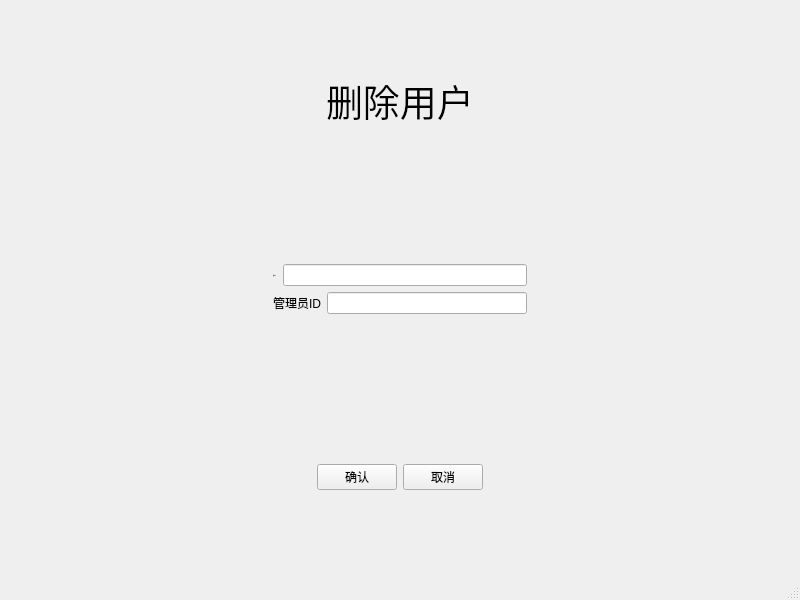
<?xml version="1.0" encoding="UTF-8"?>
<ui version="4.0">
 <class>Property_Managerdel</class>
 <widget class="QMainWindow" name="Property_Managerdel">
  <property name="geometry">
   <rect>
    <x>0</x>
    <y>0</y>
    <width>800</width>
    <height>600</height>
   </rect>
  </property>
  <property name="windowTitle">
   <string>MainWindow</string>
  </property>
  <property name="styleSheet">
   <string notr="true">QLineEdit[name=&quot;le&quot;]{border-radius:4px;min-height:30px;border:2px solid gray;max-width:300px;min-width:300px}
QLabel[name=&quot;ti&quot;]{font:30px 宋体;color:black;}
QPushButton[name=&quot;pu&quot;]{border-radius:4px;background-color:#409eff;color:white;font-size:25px;min-height:50px;min-width:120px;padding:0 20px;}
QWidget[name=&quot;bg&quot;]{background-color:white;}

</string>
  </property>
  <widget class="QWidget" name="centralwidget">
   <layout class="QGridLayout" name="gridLayout_5">
    <item row="0" column="0">
     <layout class="QGridLayout" name="gridLayout_3">
      <item row="0" column="0">
       <widget class="QWidget" name="widget_2" native="true">
        <property name="name" stdset="0">
         <string>bg</string>
        </property>
        <layout class="QGridLayout" name="gridLayout_4">
         <item row="0" column="1">
          <widget class="QLabel" name="label">
           <property name="palette">
            <palette>
             <active/>
             <inactive/>
             <disabled/>
            </palette>
           </property>
           <property name="font">
            <font>
             <family>黑体</family>
             <pointsize>28</pointsize>
            </font>
           </property>
           <property name="text">
            <string>删除用户</string>
           </property>
          </widget>
         </item>
         <item row="0" column="2">
          <spacer name="horizontalSpacer_3">
           <property name="orientation">
            <enum>Qt::Horizontal</enum>
           </property>
           <property name="sizeHint" stdset="0">
            <size>
             <width>40</width>
             <height>20</height>
            </size>
           </property>
          </spacer>
         </item>
         <item row="0" column="0">
          <spacer name="horizontalSpacer_2">
           <property name="orientation">
            <enum>Qt::Horizontal</enum>
           </property>
           <property name="sizeHint" stdset="0">
            <size>
             <width>40</width>
             <height>20</height>
            </size>
           </property>
          </spacer>
         </item>
        </layout>
       </widget>
      </item>
      <item row="1" column="0">
       <widget class="QWidget" name="widget_3" native="true">
        <property name="name" stdset="0">
         <string>bg</string>
        </property>
        <layout class="QGridLayout" name="gridLayout_2">
         <item row="0" column="0">
          <spacer name="horizontalSpacer_5">
           <property name="orientation">
            <enum>Qt::Horizontal</enum>
           </property>
           <property name="sizeHint" stdset="0">
            <size>
             <width>40</width>
             <height>20</height>
            </size>
           </property>
          </spacer>
         </item>
         <item row="0" column="1">
          <layout class="QVBoxLayout" name="verticalLayout">
           <item>
            <layout class="QHBoxLayout" name="horizontalLayout_2">
             <item>
              <widget class="QLabel" name="label_2">
               <property name="font">
                <font>
                 <family>宋体</family>
                 <pointsize>-1</pointsize>
                 <weight>50</weight>
                 <italic>false</italic>
                 <bold>false</bold>
                </font>
               </property>
               <property name="text">
                <string>用户ID</string>
               </property>
               <property name="name" stdset="0">
                <string>ti</string>
               </property>
              </widget>
             </item>
             <item>
              <widget class="QLineEdit" name="lineEdit_3">
               <property name="name" stdset="0">
                <string>le</string>
               </property>
              </widget>
             </item>
            </layout>
           </item>
           <item>
            <layout class="QHBoxLayout" name="horizontalLayout_6">
             <item>
              <widget class="QLabel" name="label_9">
               <property name="text">
                <string>管理员ID</string>
               </property>
               <property name="name" stdset="0">
                <string>ti</string>
               </property>
              </widget>
             </item>
             <item>
              <widget class="QLineEdit" name="lineEdit_5">
               <property name="name" stdset="0">
                <string>le</string>
               </property>
              </widget>
             </item>
            </layout>
           </item>
          </layout>
         </item>
         <item row="0" column="2">
          <spacer name="horizontalSpacer_6">
           <property name="orientation">
            <enum>Qt::Horizontal</enum>
           </property>
           <property name="sizeHint" stdset="0">
            <size>
             <width>40</width>
             <height>20</height>
            </size>
           </property>
          </spacer>
         </item>
        </layout>
       </widget>
      </item>
      <item row="2" column="0">
       <widget class="QWidget" name="widget" native="true">
        <property name="name" stdset="0">
         <string>bg</string>
        </property>
        <layout class="QGridLayout" name="gridLayout">
         <item row="0" column="0">
          <layout class="QHBoxLayout" name="horizontalLayout">
           <item>
            <spacer name="horizontalSpacer_4">
             <property name="orientation">
              <enum>Qt::Horizontal</enum>
             </property>
             <property name="sizeHint" stdset="0">
              <size>
               <width>40</width>
               <height>20</height>
              </size>
             </property>
            </spacer>
           </item>
           <item>
            <widget class="QPushButton" name="pushButton">
             <property name="text">
              <string>确认</string>
             </property>
             <property name="name" stdset="0">
              <string>pu</string>
             </property>
            </widget>
           </item>
           <item>
            <widget class="QPushButton" name="pushButton_2">
             <property name="text">
              <string>取消</string>
             </property>
             <property name="name" stdset="0">
              <string>pu</string>
             </property>
            </widget>
           </item>
           <item>
            <spacer name="horizontalSpacer">
             <property name="orientation">
              <enum>Qt::Horizontal</enum>
             </property>
             <property name="sizeHint" stdset="0">
              <size>
               <width>40</width>
               <height>20</height>
              </size>
             </property>
            </spacer>
           </item>
          </layout>
         </item>
        </layout>
       </widget>
      </item>
     </layout>
    </item>
   </layout>
  </widget>
  <widget class="QMenuBar" name="menubar">
   <property name="geometry">
    <rect>
     <x>0</x>
     <y>0</y>
     <width>800</width>
     <height>17</height>
    </rect>
   </property>
  </widget>
  <widget class="QStatusBar" name="statusbar"/>
 </widget>
 <resources/>
 <connections/>
</ui>
